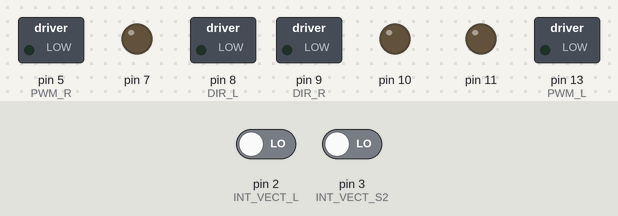
A sketch run on a simulated Arduino Uno, built with avr-gcc and run on an emulated ATmega328P. On the bench: switched loads named in the sketch (green lamp = pin HIGH), output pins drawn as LEDs (lit = HIGH). The inputs (shaded band) are chosen by the test bench; at power-on: pin 2 (INT_VECT_L) LOW, pin 3 (INT_VECT_S2) LOW.

Above: at 0.1 s.
At 0.6 s:
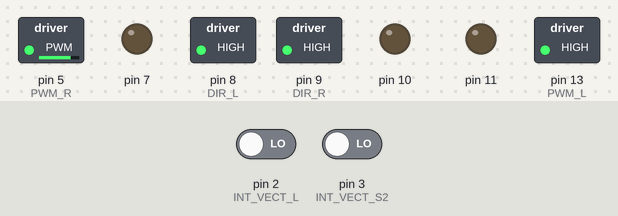
Timing chart, 0 to 2.1 s (numbered marks = the images above):
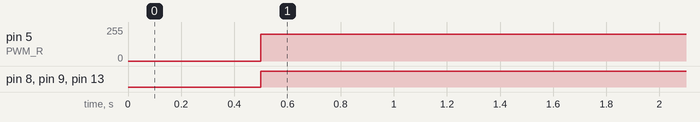

The sketch:

drive.ino
```cpp
#include <SPI.h>
#include <RF24_config.h>
#include <nRF24L01.h>
#include <RF24.h>
#include <printf.h>
#include <apro.h>

/*
 Copyright (C) 2011 J. Coliz <maniacbug@ymail.com>

 Modified by Alain Hernandez and Alfredo Muniz

 This program is free software; you can redistribute it and/or
 modify it under the terms of the GNU General Public License
 version 2 as published by the Free Software Foundation.
*/

// Set CSN/SS to pin D4 = 6, Set CE to Pin D3 = 5

RF24 radio(CE, CSN); // CE, CSN
APRO robot;

byte payload[PAYLOAD_SIZE];
volatile boolean state_r = 0;
volatile boolean state_l = 0;
volatile boolean state_s = 0;
volatile boolean state_s2 = 0;
volatile boolean dir = 0;
volatile int count = 0;

boolean stop = 0;

void setup(void)
{
  // Print preamble
  //
  //Serial.begin(1000000);
  delay(500);
  //printf_begin();
  //printf("\n\rRF24/examples/pingpair_dyn/\n\r");
  robot.init_motors();
  //robot.init_radio(radio);
  attachInterrupt(INT_VECT_R, count_r, CHANGE);
  attachInterrupt(INT_VECT_L, count_l, CHANGE);
  attachInterrupt(INT_VECT_S, count_s, CHANGE);
  attachInterrupt(INT_VECT_S2, count_s2, CHANGE);
}

void loop(void)
{
  // rising S2 S = low CW
  // falling S2 S = high CW
  // rising S S2 = high CW
  // falling S S2 = low CW

  // rising S2 S = high CCW
  // falling S2 S = low CCW
  // rising S S2 = low CCW
  // falling S S2 = high CCW

  digitalWrite(DIR_R, CCW);
  analogWrite(PWM_R, 200);
  digitalWrite(DIR_L, CCW);
  analogWrite(PWM_L, 200);
  //digitalWrite(DIR_S, CCW);
  //analogWrite(PWM_S, 200);

  if (count > 40000) {
    count = 0;
  }
  //printf("dir=%d count=%d\n\r", dir, count);
  /*
  if( radio.available((uint8_t *)pipes[1]) )
  {
    printf("Got something\n");
    // Dump the payloads until we've gotten everything
    uint8_t len;
    while (radio.available((uint8_t *)pipes[1]))
    {
      // Fetch the payload, and see if this was the last one.
      radio.read(&payload, PAYLOAD_SIZE);

      // Spew it
      for (int i = 0; i < PAYLOAD_SIZE; i++) {
        printf("value=%d\n\r", payload[i]);
      }

      // Move the motors
      digitalWrite(DIR_L, payload[0]);
      analogWrite(PWM_L, payload[1]);
      digitalWrite(DIR_R, payload[2]);
      analogWrite(PWM_R, payload[3]);
      digitalWrite(DIR_S, payload[4]);
      analogWrite(PWM_S, payload[5]);
    }
  }
  */
}

void count_s()
{
  count = count + 1;
}

void count_s2()
{
  count = count + 1;
}

void count_l()
{
  state_l = state_l;
}

void count_r()
{
  state_r = state_r;
}
```

apro.h
```cpp
/**
* @file apro.h
*
* Pins used for the core to manage nrf24, encoders, and motor drivers
*/

#include <RF24.h>

#define CW LOW
#define CCW HIGH

// E6
#define LED 7

/*** Motors and Encoders ***/
// D2 | C7 | B4
#define ENCODER_L 0
#define PWM_L 13
#define DIR_L 8
#define INT_VECT_L 2

// D1 | C6 | B5
#define ENCODER_R 2
#define PWM_R 5
#define DIR_R 9
#define INT_VECT_R 1

// D0 | D3 | B6 | B7
#define ENCODER_S 3
#define ENCODER_S2 1
#define PWM_S 10
#define DIR_S 11
#define INT_VECT_S 0
#define INT_VECT_S2 3

/*** NRF24L01+ ***/
// D7 | D4
#define CE 6
#define CSN 4

// Wireless Setup
#define WRITE_ADDR 0xe7e7e7e7e7LL
#define READ_ADDR 0xc2c2c2c2c2LL
#define CHANNEL 0x60
#define PAYLOAD_SIZE 6

const uint64_t pipes[2] = {WRITE_ADDR, READ_ADDR};

class APRO
{
public:
   APRO();
   void init_radio(RF24 radio);
   void init_motors();
};
```

Measured:
- by itself, pin 5 (PWM_R): 0/255 → 200/255 at 0.50 s
- by itself, pin 8 (DIR_L), pin 9 (DIR_R), pin 13 (PWM_L): LOW → HIGH at 0.50 s
